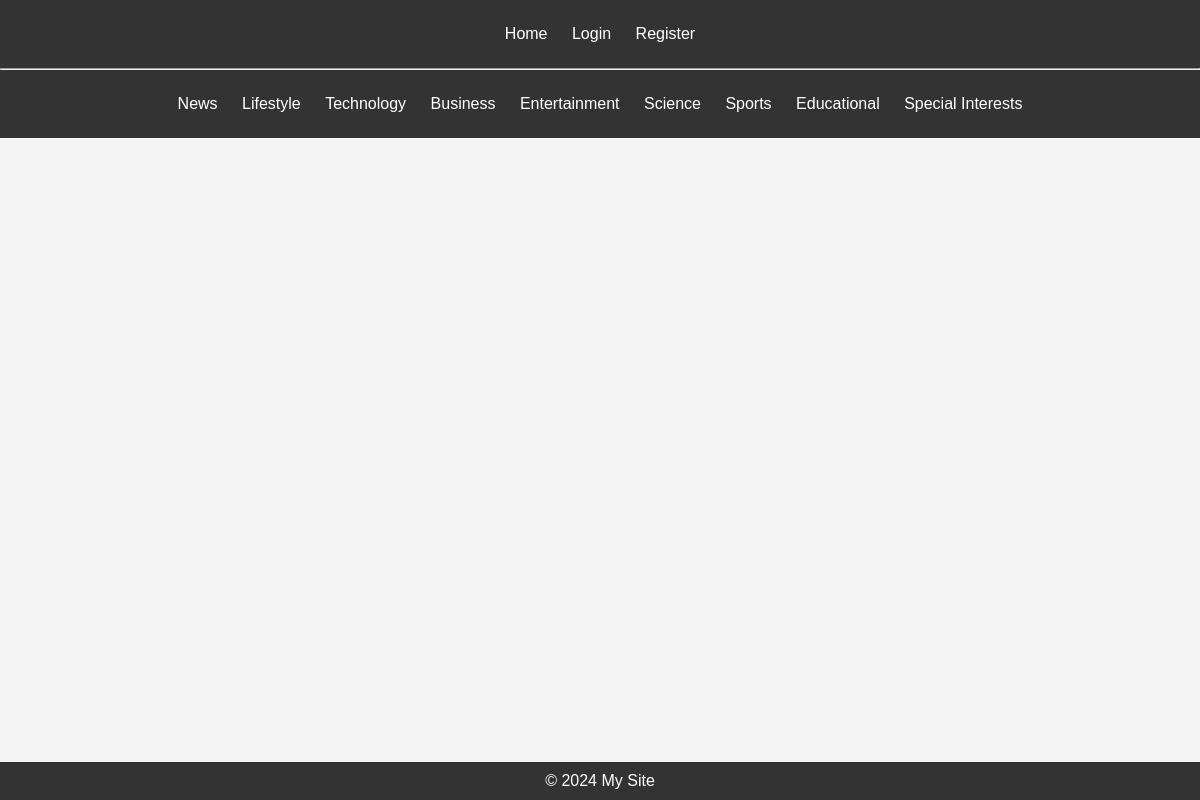
The app's page /blogs/category-list with its own data.
### blogs/models.py (models this page shows, shortened)
class Category(models.Model):
    name = models.CharField(max_length=32)
    class Meta:
        db_table = 'category'

### blogs/views.py (the view)
# urls.py: path('category-list', CategoryListView.as_view(), name='category-list'),
class CategoryListView(View):
    def get(self, request):
        category = Category.objects.all()
        context = {
            'category': category
        }
        return render(request, 'blogs/category_list.html', context=context)

### templates/blogs/category_list.html (shortened to what this page needs)
{% extends 'base.html' %}
{% block content %}
<hr>
<header>
    <nav>
        <ul>
            {% for c in category %}
                <li>
                    <a href="{% url 'blogs:articles-list' c.pk %}">{{ c.name }}    </a>
                </li>
            {% endfor %}
        </ul>
    </nav>
</header>
{% endblock content %}

### templates/base.html (style rules this page uses)
* { margin: 0; padding: 0; box-sizing: border-box; text-decoration: none; list-style: none; }
body { font-family: Arial, sans-serif; background-color: #f4f4f4; margin: 0; padding: 0; }
header { background: #333; color: #fff; padding: 25px 0; }
nav ul { list-style: none; padding: 0; text-align: center; }
nav ul li { display: inline; margin: 0 10px; }
nav ul li a { color: #fff; text-decoration: none; }

### records on screen
Category: name "News"
Category: name "Lifestyle"
Category: name "Technology"
Category: name "Business"
Category: name "Entertainment"
Category: name "Science"
Category: name "Sports"
Category: name "Educational"
Category: name "Special Interests"
